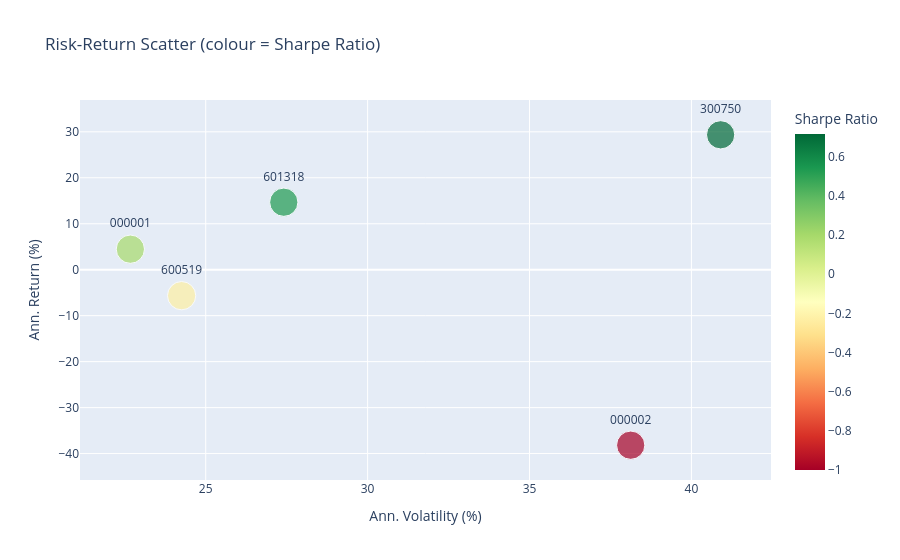

The notebook cell this image was saved under:
### Markdown cell above
### 6.3 Risk-Return Scatter Plot

### Code cell
scatter_df = metrics[['Ann. Return', 'Ann. Volatility', 'Sharpe Ratio']].copy()
scatter_df['Ann. Return (%)']    = scatter_df['Ann. Return'] * 100
scatter_df['Ann. Volatility (%)'] = scatter_df['Ann. Volatility'] * 100
scatter_df = scatter_df.reset_index()

fig = px.scatter(
    scatter_df,
    x='Ann. Volatility (%)', y='Ann. Return (%)',
    text='Ticker', color='Sharpe Ratio',
    size=[20]*len(scatter_df),
    color_continuous_scale='RdYlGn',
    title='Risk-Return Scatter (colour = Sharpe Ratio)',
)
fig.update_traces(textposition='top center')
fig.show()

### Figure 1 — Plotly figure (JSON) as saved in the notebook; plotly's stock layout.template omitted (floating-point values rounded to 4 significant figures)
{"data": [{"hovertemplate": "Ann. Volatility (%)=%{x}<br>Ann. Return (%)=%{y}<br>size=%{marker.size}<br>Ticker=%{text}<br>Sharpe Ratio=%{marker.color}<extra></extra>", "legendgroup": "", "marker": {"color": [0.1969, -1.001, -0.2329, 0.7175, 0.5358], "coloraxis": "coloraxis", "size": [20, 20, 20, 20, 20], "sizemode": "area", "sizeref": 0.05, "symbol": "circle"}, "mode": "markers+text", "name": "", "orientation": "v", "showlegend": false, "text": ["000001", "000002", "600519", "300750", "601318"], "textposition": "top center", "type": "scatter", "x": [22.67, 38.13, 24.26, 40.9, 27.41], "xaxis": "x", "y": [4.465, -38.18, -5.649, 29.35, 14.69], "yaxis": "y"}], "layout": {"coloraxis": {"colorbar": {"title": {"text": "Sharpe Ratio"}}, "colorscale": [[0, "rgb(165,0,38)"], [0.1, "rgb(215,48,39)"], [0.2, "rgb(244,109,67)"], [0.3, "rgb(253,174,97)"], [0.4, "rgb(254,224,139)"], [0.5, "rgb(255,255,191)"], [0.6, "rgb(217,239,139)"], [0.7, "rgb(166,217,106)"], [0.8, "rgb(102,189,99)"], [0.9, "rgb(26,152,80)"], [1, "rgb(0,104,55)"]]}, "legend": {"itemsizing": "constant", "tracegroupgap": 0}, "title": {"text": "Risk-Return Scatter (colour = Sharpe Ratio)"}, "xaxis": {"anchor": "y", "domain": [0, 1], "title": {"text": "Ann. Volatility (%)"}}, "yaxis": {"anchor": "x", "domain": [0, 1], "title": {"text": "Ann. Return (%)"}}}}
